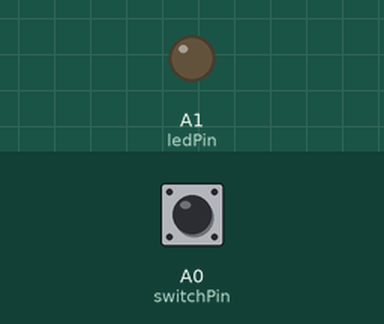
This sketch was run on a simulated Arduino Uno, built with avr-gcc and run on an emulated ATmega328P. Shown: output pins drawn as LEDs (lit = HIGH). The inputs (shaded band) are chosen by the test bench; at power-on: A0 (switchPin) HIGH.

Above: at 1.2 s.
1.3 s: A0 (switchPin) pulled LOW for 0.15 s
At 1.37 s:
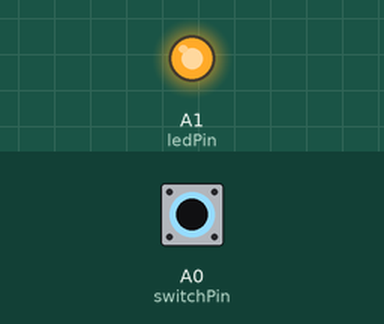
2.9 s: A0 (switchPin) pulled LOW for 3.2 s
At 7.3 s:
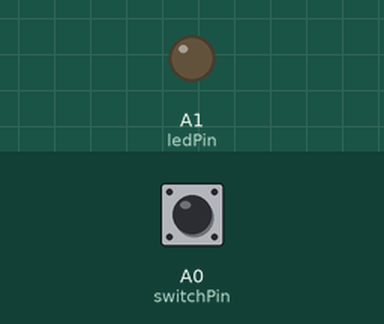
Timing chart, 0 to 8.8 s (numbered marks = the images above; inputs shaded):
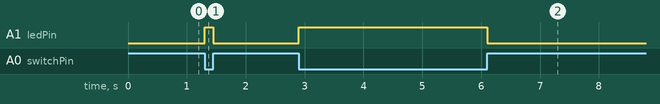

The sketch:

test_hook-switch.ino
```cpp
const int switchPin = A0;   // hook switch
const int ledPin = A1;      // test LED

void setup() {
  pinMode(switchPin, INPUT_PULLUP);
  pinMode(ledPin, OUTPUT);
}

void loop() {
  int switchState = digitalRead(switchPin);

  if (switchState == LOW) {
    digitalWrite(ledPin, HIGH);
  } else {
    digitalWrite(ledPin, LOW);
  }
}
```

Measured:
- after the input at 1.3 s, A1 (ledPin): LOW → HIGH at once, → LOW 0.15 s later
- after the input at 2.9 s, A1 (ledPin): LOW → HIGH at once, → LOW 3.2 s later
